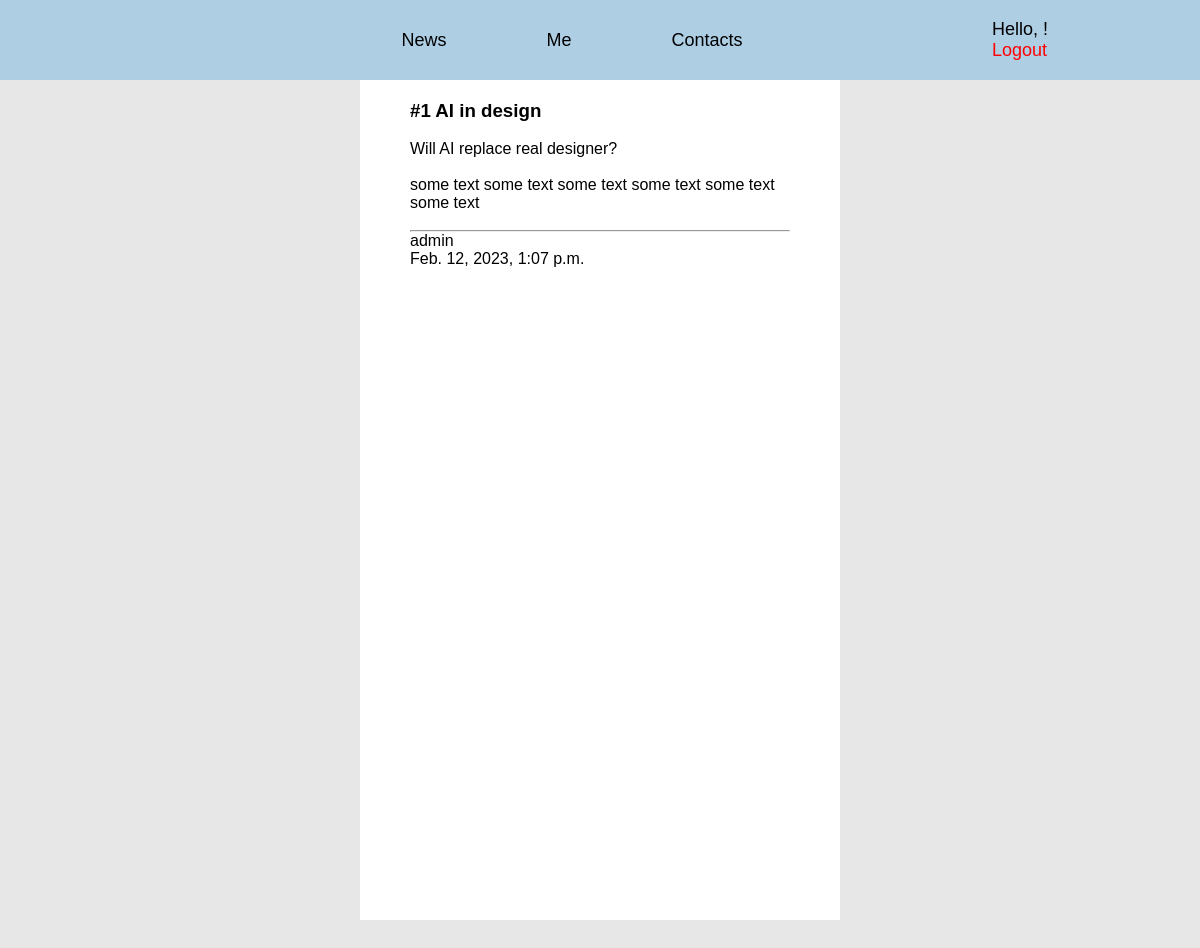
The page /1 on the database its author committed.
### main/models.py (models this page shows)
class Article(models.Model):
    title = models.CharField(max_length=50, name='title')
    anounce = models.CharField(max_length=100)
    text = models.TextField(name='text')
    date = models.DateTimeField()
    author = models.ForeignKey(User, on_delete=models.CASCADE)

### main/views.py (the view)
# urls.py: path('<int:pk>', views.PostDetailView.as_view(), name='post_detail'),
class PostDetailView(DetailView):
    model = models.Article
    template_name = 'main/post_detail.html'

### main/templates/main/post_detail.html (shortened to what this page needs)
{% extends 'main/pattern.html' %}
{% block content %}
    <div class="content">
        <div class="post-detail">
            <h3>#{{object.id}} {{object.title}}</h3>
            <br>
            <p>{{object.anounce}}</p>
            <br>
            <p>{{object.text}}</p>
            <br>
            <hr>
            <p>{{ object.author.username }}</p>
            <p>{{ object.date }}</p>
        </div>
    </div>
{% endblock %}

### main/static/main/css/style.css (style rules this page uses)
* { padding: 0; margin: 0; font-family: Arial, Helvetica, sans-serif; }
body { background-color: rgb(231, 231, 231); }
.content { margin: 0 auto; width: 40%; }
.content div { margin-bottom: 30px; }
.post-detail { height: 100vh; background-color: white; padding: 20px 50px; }

### rows shown on the page
Article: id "1", title "AI in design", anounce "Will AI replace real designer?", text "some text some text some text some text some text some text", author.username "admin", date "Feb. 12, 2023, 1:07 p.m."
